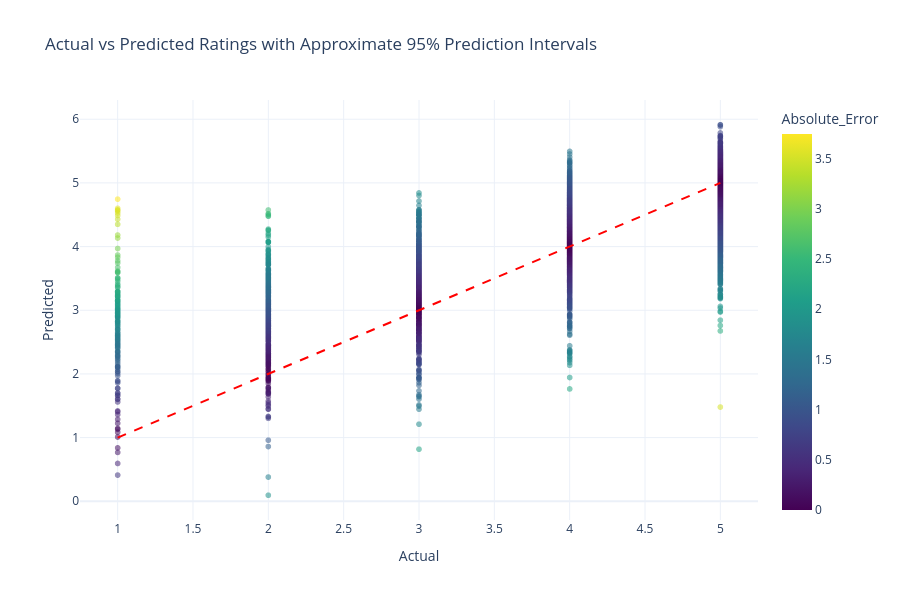

The cell this chart's notebook holds for it:
### Markdown cell above
Prediction intervals (95%)

### Code cell
# Predict training ratings using the loaded model
y_train_pred = best_bayes_model.predict(x_trained_processed)

train_residual = np.asarray(y_train).ravel() - y_train_pred

# Approximate 95% prediction interval width
lower_error = np.percentile(train_residual, 2.5)
upper_error = np.percentile(train_residual, 97.5)

# Prepare test predictions and interval bounds
interval_df = regression_res.copy()

interval_df['Lower_Bound'] = (interval_df['Predicted'] + lower_error)
interval_df['Upper_Bound'] = (interval_df['Predicted'] + upper_error)

# Interactive plot with approximate interval bounds
fig = px.scatter(
    interval_df,
    x='Actual',
    y='Predicted',
    color='Absolute_Error',
    color_continuous_scale='Viridis',
    opacity=0.55,
    title="Actual vs Predicted Ratings with Approximate 95% Prediction Intervals",
    hover_data=["Lower_Bound", "Upper_Bound", "Absolute_Error"]
)

fig.add_shape(
    type="line",
    x0=1, y0=1,
    x1=5, y1=5,
    line=dict(color="red", dash="dash", width=2)
)

fig.update_layout(
    template="plotly_white",
    width=900,
    height=600
)

fig.show()

print("Approximate lower residual bound:", round(lower_error, 3))
print("Approximate upper residual bound:", round(upper_error, 3))

### Figure 1 — Plotly figure (JSON) as saved in the notebook; plotly's stock layout.template omitted (floating-point values rounded to 4 significant figures; data arrays with more than 128 entries replaced by an {"elided": "..."} marker saying what was removed)
{"data": [{"customdata": {"elided": "4697x3 float values"}, "hovertemplate": "Actual=%{x}<br>Predicted=%{y}<br>Lower_Bound=%{customdata[0]}<br>Upper_Bound=%{customdata[1]}<br>Absolute_Error=%{marker.color}<extra></extra>", "legendgroup": "", "marker": {"color": {"elided": "4697 float values"}, "coloraxis": "coloraxis", "opacity": 0.55, "symbol": "circle"}, "mode": "markers", "name": "", "showlegend": false, "type": "scattergl", "x": {"elided": "4697 int values"}, "xaxis": "x", "y": {"elided": "4697 float values"}, "yaxis": "y"}], "layout": {"coloraxis": {"autocolorscale": false, "colorbar": {"title": {"text": "Absolute_Error"}}, "colorscale": [[0, "#440154"], [0.1111, "#482878"], [0.2222, "#3e4989"], [0.3333, "#31688e"], [0.4444, "#26828e"], [0.5556, "#1f9e89"], [0.6667, "#35b779"], [0.7778, "#6ece58"], [0.8889, "#b5de2b"], [1, "#fde725"]]}, "height": 600, "legend": {"tracegroupgap": 0}, "shapes": [{"line": {"color": "red", "dash": "dash", "width": 2}, "type": "line", "x0": 1, "x1": 5, "y0": 1, "y1": 5}], "title": {"text": "Actual vs Predicted Ratings with Approximate 95% Prediction Intervals"}, "width": 900, "xaxis": {"anchor": "y", "domain": [0, 1], "title": {"text": "Actual"}}, "yaxis": {"anchor": "x", "domain": [0, 1], "title": {"text": "Predicted"}}}}
